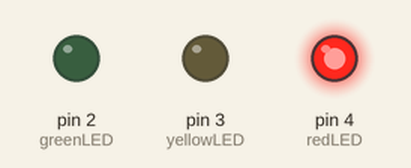
A sketch run on a simulated Arduino Uno, built with avr-gcc and run on an emulated ATmega328P. On the bench: output pins drawn as LEDs (lit = HIGH).

Above: at 1.5 s.
At 4.5 s:
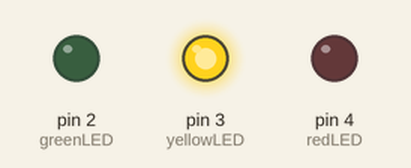
At 7.5 s:
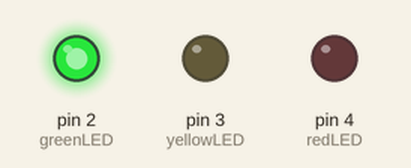
Timing chart, 0 to 11.7 s (numbered marks = the images above):
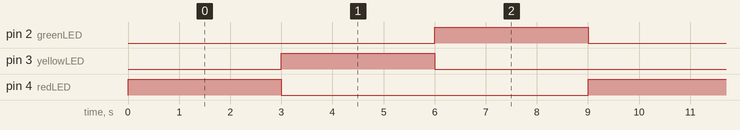

Measured:
- by itself, pin 2 (greenLED), pin 3 (yellowLED), pin 4 (redLED): alternates HIGH for 3.0 s and LOW for 6.0 s
- by itself, everything shown: repeats every 9.0 s, in 3 steps

The sketch:

Traffic_Light.ino
```cpp
const int greenLED=2;
const int yellowLED = 3;
const int redLED = 4;

void setup() {
 pinMode(greenLED,OUTPUT);
 pinMode(yellowLED,OUTPUT);
 pinMode(redLED,OUTPUT);

}

void loop() {
    digitalWrite(redLED,1);
  digitalWrite(yellowLED,0);
  digitalWrite(greenLED,0);
  delay(3000);
    digitalWrite(redLED,0);
  digitalWrite(yellowLED,1);
  digitalWrite(greenLED,0);
  delay(3000);
     digitalWrite(redLED,0);
  digitalWrite(yellowLED,0);
  digitalWrite(greenLED,1);
  delay(3000);

}
```
